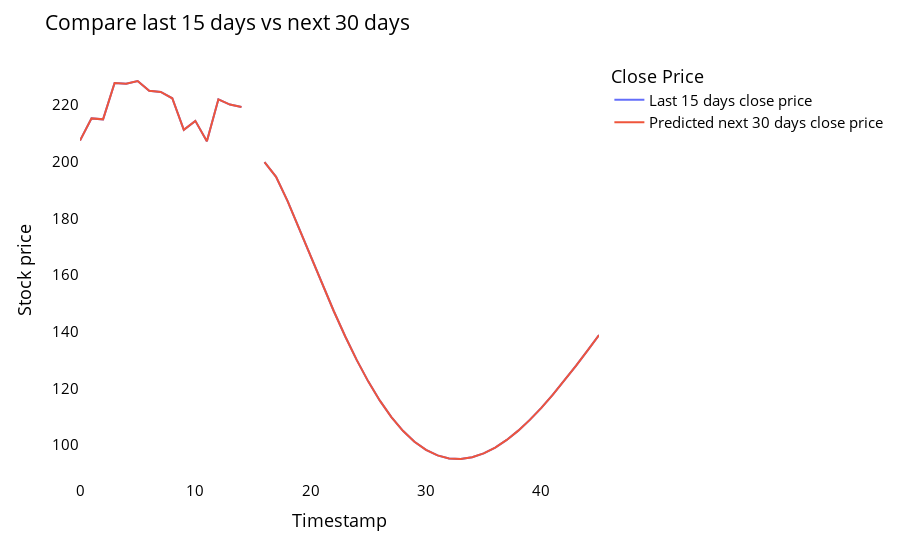

Source (notebook cell):
### Code cell
temp_mat = np.empty((len(last_days)+pred_days+1,1))
temp_mat[:] = np.nan
temp_mat = temp_mat.reshape(1,-1).tolist()[0]

last_original_days_value = temp_mat
next_predicted_days_value = temp_mat

last_original_days_value[0:time_step+1] = scaler.inverse_transform(closedf[len(closedf)-time_step:]).reshape(1,-1).tolist()[0]
next_predicted_days_value[time_step+1:] = scaler.inverse_transform(np.array(lst_output).reshape(-1,1)).reshape(1,-1).tolist()[0]

new_pred_plot = pd.DataFrame({
    'last_original_days_value':last_original_days_value,
    'next_predicted_days_value':next_predicted_days_value
})

names = cycle(['Last 15 days close price','Predicted next 30 days close price'])

fig = px.line(new_pred_plot,x=new_pred_plot.index, y=[new_pred_plot['last_original_days_value'],
                                                      new_pred_plot['next_predicted_days_value']],
              labels={'value': 'Stock price','index': 'Timestamp'})
fig.update_layout(title_text='Compare last 15 days vs next 30 days',
                  plot_bgcolor='white', font_size=15, font_color='black',legend_title_text='Close Price')

fig.for_each_trace(lambda t:  t.update(name = next(names)))
fig.update_xaxes(showgrid=False)
fig.update_yaxes(showgrid=False)
fig.show()

### Figure 1 — Plotly figure (JSON) as saved in the notebook; plotly's stock layout.template omitted (floating-point values rounded to 4 significant figures)
{"data": [{"hovertemplate": "variable=last_original_days_value<br>Timestamp=%{x}<br>Stock price=%{y}<extra></extra>", "legendgroup": "last_original_days_value", "line": {"color": "#636efa", "dash": "solid"}, "marker": {"symbol": "circle"}, "mode": "lines", "name": "Last 15 days close price", "orientation": "v", "showlegend": true, "type": "scatter", "x": [0, 1, 2, 3, 4, 5, 6, 7, 8, 9, 10, 11, 12, 13, 14, 15, 16, 17, 18, 19, 20, 21, 22, 23, 24, 25, 26, 27, 28, 29, 30, 31, 32, 33, 34, 35, 36, 37, 38, 39, 40, 41, 42, 43, 44, 45], "xaxis": "x", "y": [207.5, 215.3, 215.0, 227.8, 227.5, 228.5, 225.1, 224.6, 222.4, 211.2, 214.4, 207.3, 222.0, 220.2, 219.3, null, 199.9, 194.7, 186.1, 176.5, 166.6, 156.8, 147.3, 138.3, 130.0, 122.4, 115.6, 109.9, 105.0, 101.2, 98.26, 96.32, 95.25, 95.05, 95.66, 97.03, 99.09, 101.8, 105.1, 108.9, 113.1, 117.8, 122.7, 127.9, 133.3, 138.8], "yaxis": "y"}, {"hovertemplate": "variable=next_predicted_days_value<br>Timestamp=%{x}<br>Stock price=%{y}<extra></extra>", "legendgroup": "next_predicted_days_value", "line": {"color": "#EF553B", "dash": "solid"}, "marker": {"symbol": "circle"}, "mode": "lines", "name": "Predicted next 30 days close price", "orientation": "v", "showlegend": true, "type": "scatter", "x": [0, 1, 2, 3, 4, 5, 6, 7, 8, 9, 10, 11, 12, 13, 14, 15, 16, 17, 18, 19, 20, 21, 22, 23, 24, 25, 26, 27, 28, 29, 30, 31, 32, 33, 34, 35, 36, 37, 38, 39, 40, 41, 42, 43, 44, 45], "xaxis": "x", "y": [207.5, 215.3, 215.0, 227.8, 227.5, 228.5, 225.1, 224.6, 222.4, 211.2, 214.4, 207.3, 222.0, 220.2, 219.3, null, 199.9, 194.7, 186.1, 176.5, 166.6, 156.8, 147.3, 138.3, 130.0, 122.4, 115.6, 109.9, 105.0, 101.2, 98.26, 96.32, 95.25, 95.05, 95.66, 97.03, 99.09, 101.8, 105.1, 108.9, 113.1, 117.8, 122.7, 127.9, 133.3, 138.8], "yaxis": "y"}], "layout": {"font": {"color": "black", "size": 15}, "legend": {"title": {"text": "Close Price"}, "tracegroupgap": 0}, "margin": {"t": 60}, "plot_bgcolor": "white", "title": {"text": "Compare last 15 days vs next 30 days"}, "xaxis": {"anchor": "y", "domain": [0, 1], "showgrid": false, "title": {"text": "Timestamp"}}, "yaxis": {"anchor": "x", "domain": [0, 1], "showgrid": false, "title": {"text": "Stock price"}}}}
